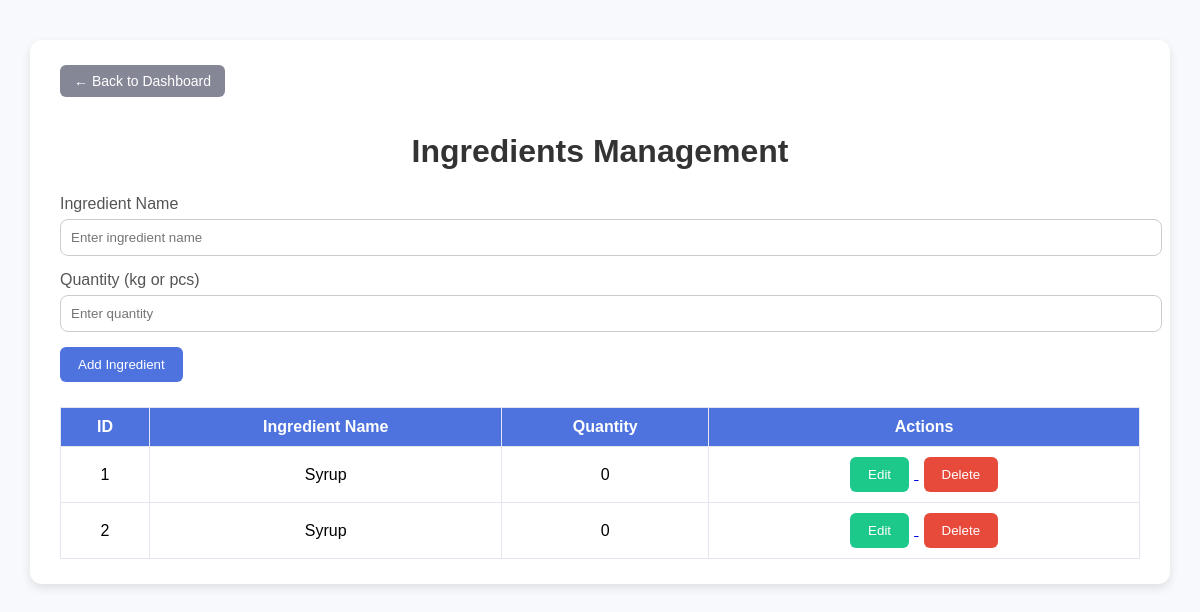
The page /ingredients/ on the database its author committed.
### dashboard/models.py (models this page shows, shortened)
class Ingredient(models.Model):
    name = models.CharField(max_length=100)
    quantity = models.PositiveIntegerField(default=0)
    stock = models.PositiveIntegerField(default=0)
    is_available = models.BooleanField(default=True)
    created_at = models.DateTimeField(auto_now_add=True)

### dashboard/views.py (the view)
# urls.py: path('ingredients/', views.ingredients, name='ingredients'),
def ingredients(request):
    if request.method == 'POST':
        name = request.POST.get('name')
        quantity = request.POST.get('quantity')
        if name and quantity:
            Ingredient.objects.create(name=name, quantity=quantity)
        return redirect('ingredients')
    ingredients = Ingredient.objects.all()
    return render(request, 'dashboard/ingredients.html', {'ingredients': ingredients})

### dashboard/templates/dashboard/ingredients.html (shortened to what this page needs)
{% load static %}
<!DOCTYPE html>
<html lang="en">
<head>
    <link rel="stylesheet" href="{% static 'css/crud.css' %}">
</head>
<body>
<div class="container">
    <a href="{% url 'home' %}" class="back-btn">← Back to Dashboard</a>
    <h1>Ingredients Management</h1>
    <form method="post" class="create-form">
        <div class="form-group">
            <label for="name">Ingredient Name</label>
            <input type="text" id="name" name="name" placeholder="Enter ingredient name" required>
        </div>
        <div class="form-group">
            <label for="quantity">Quantity (kg or pcs)</label>
            <input type="number" id="quantity" name="quantity" placeholder="Enter quantity" required>
        </div>
        <button type="submit">Add Ingredient</button>
    </form>
    <table>
        <thead>
            <tr>
                <th>ID</th>
                <th>Ingredient Name</th>
                <th>Quantity</th>
                <th>Actions</th>
            </tr>
        </thead>
        <tbody>
            {% for i in ingredients %}
            <tr>
                <td>{{ i.id }}</td>
                <td>{{ i.name }}</td>
                <td>{{ i.quantity }}</td>
                <td class="action-buttons">
                    <a href="{% url 'update_ingredient' i.id %}">
                        <button type="button" class="edit-btn">Edit</button>
                    </a>
                    <a href="{% url 'delete_ingredient' i.id %}">
                        <button type="button" class="delete-btn">Delete</button>
                    </a>
                </td>
            </tr>
            {% empty %}
            <tr><td colspan="4">No ingredients added yet.</td></tr>
            {% endfor %}
        </tbody>
    </table>
</div>
</body>
</html>

### dashboard/static/css/crud.css (style rules this page uses)
body { font-family: "Poppins", sans-serif; background-color: #f8f9fc; margin: 0; padding: 0; }
.container { width: 90%; max-width: 1100px; margin: 40px auto; background: white; border-radius: 12px; padding: 25px 30px; box-shadow: 0 4px 10px rgba(0,0,0,0.1); }
h1 { color: #333; text-align: center; margin-bottom: 25px; }
.form-group { margin-bottom: 15px; }
label { display: block; margin-bottom: 6px; color: #555; }
input[type="text"], input[type="number"] { width: 100%; padding: 10px; border-radius: 8px; border: 1px solid #ccc; }
button { background-color: #4e73df; color: white; border: none; padding: 10px 18px; border-radius: 6px; cursor: pointer; font-weight: 500; transition: background-color 0.3s; }
table { width: 100%; border-collapse: collapse; margin-top: 25px; }
table th, table td { border: 1px solid #e3e6f0; padding: 10px; text-align: center; }
table th { background-color: #4e73df; color: white; }
.action-buttons button { margin: 0 5px; }
.edit-btn { background-color: #1cc88a; }
.delete-btn { background-color: #e74a3b; }
.back-btn { display: inline-block; margin-bottom: 15px; background-color: #858796; color: white; text-decoration: none; padding: 8px 14px; border-radius: 6px; font-size: 14px; transition: background-color 0.3s; }

### rows shown on the page
Ingredient: id "1", name "Syrup", quantity "0"
Ingredient: id "2", name "Syrup", quantity "0"
